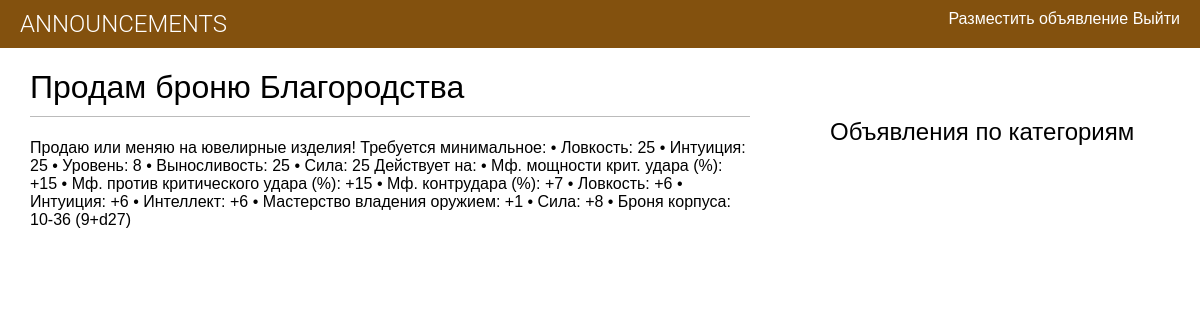
Screenshot of /4/ (signed in) with the database file from the repository.
### board/models.py (models this page shows, shortened)
class Announcement(models.Model):
    title = models.CharField(max_length=250)
    author = models.ForeignKey(User, on_delete=models.CASCADE, related_name='person')
    text = models.TextField()
    image = models.ImageField(blank=True, upload_to='images/%Y/%m/%d/')
    url = models.URLField(blank=True)
    publish = models.DateTimeField(default=timezone.now)
    created = models.DateTimeField(auto_now_add=True)
    updated = models.DateTimeField(auto_now=True)
    category = models.ForeignKey('Category', on_delete=models.PROTECT, null=True, verbose_name='Категория',
                                 related_name='cats')
    class Meta:
        ordering = ['-publish']
        indexes = [models.Index(fields=['-publish'])]

### board/views.py (the view, shortened to what this page needs)
# urls.py: path('<int:pk>/', PostDetail.as_view(), name='announcement_detail'),
class PostDetail(DetailView):
    model = Announcement
    template_name = 'announcement/detail.html'
    def get_context_data(self, **kwargs):
        context = super().get_context_data(**kwargs)
        context['category'] = self.object.category
        return context

### board/templates/announcement/detail.html (shortened to what this page needs)
{% extends "default.html" %}
{% block content %}
  <h1>{{ announcement.title }}</h1>
  {{ announcement.text }}
{% endblock %}

### board/static/style.css (style rules this page uses)
body { margin:0; padding:0; font-family:helvetica, sans-serif; background-color: rgb(255, 255, 255); }
h1 { font-weight:normal; border-bottom:1px solid #bbb; padding:0 0 10px 0; }

### rows the page displays
Announcement: title "Продам броню Благородства", text "Продаю или меняю на ювелирные изделия! Требуется минимальное: • Ловкость: 25 • Интуиция: 25 • Уровень: 8 • Выносливость: 25 • Сила: 25 Действует на: • Мф. мощности крит. удара (%): +15 • Мф. против критического удара (%): +15 • Мф. контрудара (%): +7 • Ловкость: +6 • Интуиция: +6 • Интеллект: +6 • Мастерство владения оружием: +1 • Сила: +8 • Броня корпуса: 10-36 (9+d27)"
